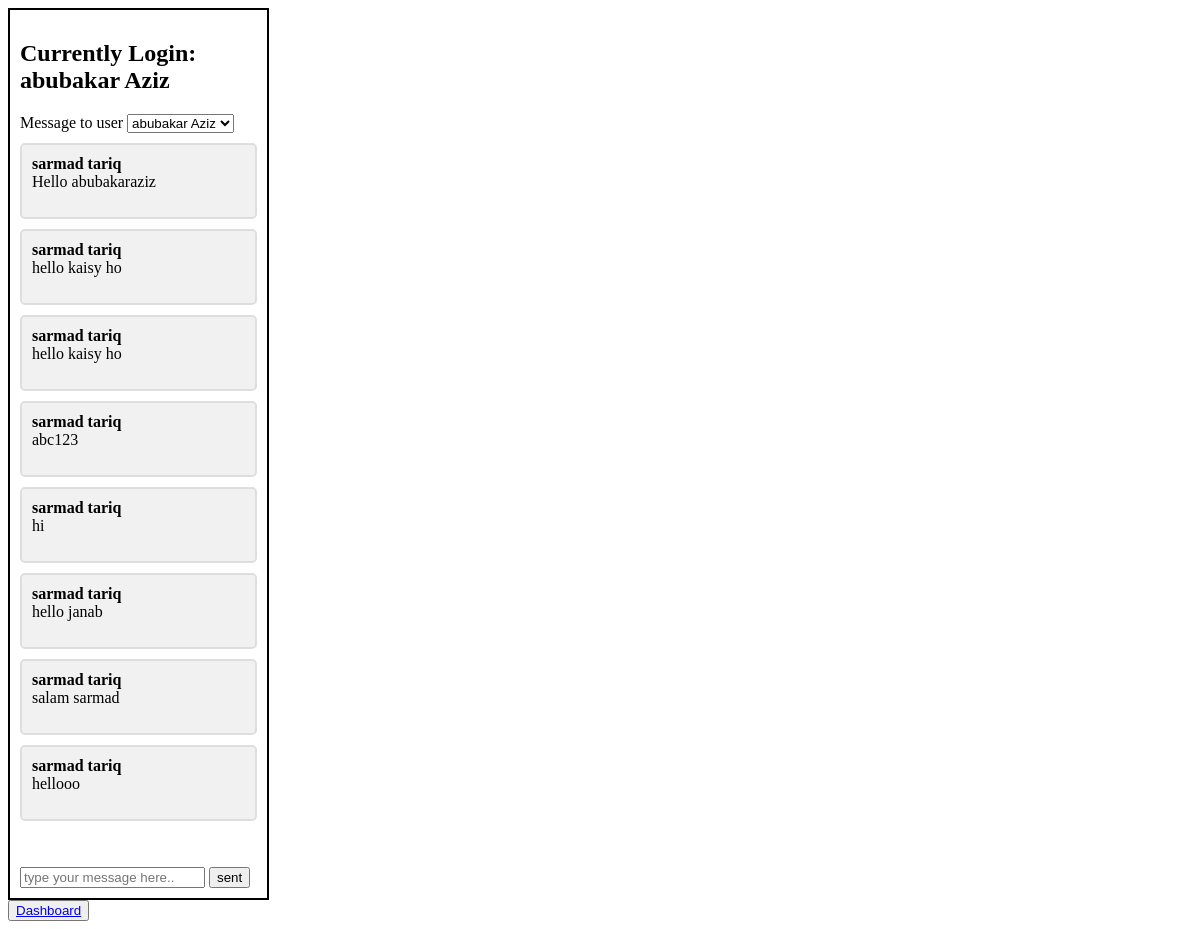
The app's page /testingdec/messages.php (signed in) with its own data.
### tables this page shows
CREATE TABLE `messages` (
  `id` int(11) NOT NULL,
  `from_id` int(11) NOT NULL,
  `to_id` int(11) NOT NULL,
  `messages` text NOT NULL
);

CREATE TABLE `user` (
  `id` int(11) NOT NULL,
  `fullname` varchar(255) NOT NULL,
  `email` varchar(255) NOT NULL,
  `password` varchar(500) NOT NULL,
  `profile` varchar(300) NOT NULL,
  `acc_code` int(11) NOT NULL,
  `status` tinyint(1) NOT NULL,
  `role` varchar(200) NOT NULL,
  `country` varchar(200) NOT NULL,
  `time` datetime NOT NULL
);

### testingdec/messages.php (the view, shortened to what this page needs)
<?php
include"connection_db.php";
$user_id = $_SESSION['user_id'];
$sql_user = mysqli_query($conn, "SELECT * FROM user");
$sql_msg = mysqli_query($conn, "SELECT messages.* , user.fullname, user.id FROM messages , user  WHERE  messages.to_id = $user_id and user.id = messages.from_id ");
?>
<!DOCTYPE html>
<html lang="en">
<head>
</head>
<body>
    <section class="box">
    <h2>Currently Login: <?php echo $_SESSION['username'];?></h2>
    <form id="messages" action="" method="POST">
        <label>Message to user </label>
        <select name="to_id">
        <?php  if ($sql_user->num_rows > 0) {
                while($row = mysqli_fetch_assoc($sql_user)){  ?>
            <option value="<?php echo $row['id'] ?>"><?php echo $row['fullname'] ?></option>
            <?php  }
        } ?>
        </select>
        <?php  if ($sql_msg->num_rows > 0) {
                while($row = mysqli_fetch_assoc($sql_msg)){  ?>
            <div class="container">
                <strong><?php echo $row['fullname'] ?></strong>
                <p><?php echo $row['messages'] ?></p>
            </div>
                    <?php }  }  ?>
            <br /><br />
            <input type="text" name="message" id="message" placeholder="type your message here.."  />
            <input type="submit" name="sent" id="sendbtn" value="sent"  />
            <br />
        </form>
    </section>
    <button><a href="welcome.php">Dashboard</a></button>
</body>
</html>

### testingdec/messages.php (style rules this page uses)
.box { border:2px solid black; padding:10px; width: 20%; }
.container { border: 2px solid #dedede; width:90%; background-color: #f1f1f1; border-radius: 5px; padding: 10px; margin: 10px 0; }
.container::after { content: ""; clear: both; display: table; }
.container strong { float: left; width: 100%; margin-right: 20px; }

### records on screen
messages: user.fullname "sarmad tariq", messages "Hello abubakaraziz"
messages: user.fullname "sarmad tariq", messages "hello kaisy ho"
messages: user.fullname "sarmad tariq", messages "hello kaisy ho"
messages: user.fullname "sarmad tariq", messages "abc123"
messages: user.fullname "sarmad tariq", messages "hi"
messages: user.fullname "sarmad tariq", messages "hello janab"
messages: user.fullname "sarmad tariq", messages "salam sarmad"
messages: user.fullname "sarmad tariq", messages "hellooo"

### other values on screen
$_SESSION['username'] "abubakar Aziz"
form field to_id "abubakar Aziz"
